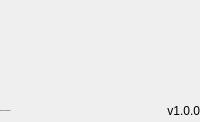
        <widget class="QFrame" name="contentBox">
         <property name="frameShape">
          <enum>QFrame::NoFrame</enum>
         </property>
         <property name="frameShadow">
          <enum>QFrame::Raised</enum>
         </property>
         <layout class="QVBoxLayout" name="verticalLayout_2">
          <property name="spacing">
           <number>0</number>
          </property>
          <property name="leftMargin">
           <number>0</number>
          </property>
          <property name="topMargin">
           <number>0</number>
          </property>
          <property name="rightMargin">
           <number>0</number>
          </property>
          <property name="bottomMargin">
           <number>0</number>
          </property>
          <item>
           <widget class="QFrame" name="contentTopBg">
            <property name="minimumSize">
             <size>
              <width>0</width>
              <height>60</height>
             </size>
            </property>
            <property name="maximumSize">
             <size>
              <width>16777215</width>
              <height>60</height>
             </size>
            </property>
            <property name="frameShape">
             <enum>QFrame::NoFrame</enum>
            </property>
            <property name="frameShadow">
             <enum>QFrame::Raised</enum>
            </property>
            <layout class="QHBoxLayout" name="horizontalLayout">
             <property name="spacing">
              <number>0</number>
             </property>
             <property name="leftMargin">
              <number>0</number>
             </property>
             <property name="topMargin">
              <number>0</number>
             </property>
             <property name="rightMargin">
              <number>10</number>
             </property>
             <property name="bottomMargin">
              <number>0</number>
             </property>
             <item>
              <widget class="QFrame" name="titleBox">
               <property name="sizePolicy">
                <sizepolicy hsizetype="Expanding" vsizetype="Preferred">
                 <horstretch>0</horstretch>
                 <verstretch>0</verstretch>
                </sizepolicy>
               </property>
               <property name="frameShape">
                <enum>QFrame::NoFrame</enum>
               </property>
               <property name="frameShadow">
                <enum>QFrame::Raised</enum>
               </property>
               <layout class="QHBoxLayout" name="horizontalLayout_3">
                <property name="spacing">
                 <number>0</number>
                </property>
                <property name="leftMargin">
                 <number>0</number>
                </property>
                <property name="topMargin">
                 <number>0</number>
                </property>
                <property name="rightMargin">
                 <number>0</number>
                </property>
                <property name="bottomMargin">
                 <number>0</number>
                </property>
                <item>
                 <layout class="QHBoxLayout" name="titleContainer">
                  <property name="spacing">
                   <number>6</number>
                  </property>
                 </layout>
                </item>
               </layout>
              </widget>
             </item>
            </layout>
           </widget>
          </item>
          <item>
           <widget class="QFrame" name="contentBottom">
            <property name="frameShape">
             <enum>QFrame::NoFrame</enum>
            </property>
            <property name="frameShadow">
             <enum>QFrame::Raised</enum>
            </property>
            <layout class="QVBoxLayout" name="verticalLayout_6">
             <property name="spacing">
              <number>0</number>
             </property>
             <property name="leftMargin">
              <number>0</number>
             </property>
             <property name="topMargin">
              <number>0</number>
             </property>
             <property name="rightMargin">
              <number>0</number>
             </property>
             <property name="bottomMargin">
              <number>0</number>
             </property>
             <item>
              <widget class="QFrame" name="content">
               <property name="frameShape">
                <enum>QFrame::NoFrame</enum>
               </property>
               <property name="frameShadow">
                <enum>QFrame::Raised</enum>
               </property>
               <layout class="QHBoxLayout" name="horizontalLayout_4">
                <property name="spacing">
                 <number>0</number>
                </property>
                <property name="leftMargin">
                 <number>0</number>
                </property>
                <property name="topMargin">
                 <number>0</number>
                </property>
                <property name="rightMargin">
                 <number>0</number>
                </property>
                <property name="bottomMargin">
                 <number>0</number>
                </property>
                <item>
                 <widget class="QFrame" name="pagesContainer">
                  <property name="styleSheet">
                   <string notr="true"/>
                  </property>
                  <property name="frameShape">
                   <enum>QFrame::NoFrame</enum>
                  </property>
                  <property name="frameShadow">
                   <enum>QFrame::Raised</enum>
                  </property>
                  <layout class="QVBoxLayout" name="verticalLayout_15">
                   <property name="spacing">
                    <number>0</number>
                   </property>
                   <property name="leftMargin">
                    <number>10</number>
                   </property>
                   <property name="topMargin">
                    <number>10</number>
                   </property>
                   <property name="rightMargin">
                    <number>10</number>
                   </property>
                   <property name="bottomMargin">
                    <number>10</number>
                   </property>
                   <item>
                    <widget class="QStackedWidget" name="stackedWidget">
                     <property name="sizePolicy">
                      <sizepolicy hsizetype="Preferred" vsizetype="Preferred">
                       <horstretch>0</horstretch>
                       <verstretch>0</verstretch>
                      </sizepolicy>
                     </property>
                     <property name="minimumSize">
                      <size>
                       <width>0</width>
                       <height>0</height>
                      </size>
                     </property>
                     <property name="styleSheet">
                      <string notr="true">background: transparent;</string>
                     </property>
                     <property name="locale">
                      <locale language="Divehi" country="Maldives"/>
                     </property>
                     <property name="currentIndex">
                      <number>0</number>
                     </property>
                     <widget class="QWidget" name="Tabulation">
                      <property name="styleSheet">
                       <string notr="true"/>
                      </property>
                      <layout class="QVBoxLayout" name="verticalLayout_16">
                       <item>
                        <layout class="QVBoxLayout" name="TableContainer"/>
                       </item>
                      </layout>
                     </widget>
                     <widget class="QWidget" name="Compilation">
                      <property name="styleSheet">
                       <string notr="true">b</string>
                      </property>
                      <layout class="QVBoxLayout" name="verticalLayout">
                       <property name="spacing">
                        <number>10</number>
                       </property>
                       <property name="leftMargin">
                        <number>10</number>
                       </property>
                       <property name="topMargin">
                        <number>10</number>
                       </property>
                       <property name="rightMargin">
                        <number>10</number>
                       </property>
                       <property name="bottomMargin">
                        <number>10</number>
                       </property>
                      </layout>
                     </widget>
                     <widget class="QWidget" name="Segregation">
                      <layout class="QVBoxLayout" name="verticalLayout_20">
                       <item>
                        <layout class="QVBoxLayout" name="SegregationLayout"/>
                       </item>
                      </layout>
                     </widget>
                     <widget class="QWidget" name="Formatting"/>
                    </widget>
                   </item>
                  </layout>
                 </widget>
                </item>
                <item>
                 <widget class="QFrame" name="extraRightBox">
                  <property name="minimumSize">
                   <size>
                    <width>0</width>
                    <height>0</height>
                   </size>
                  </property>
                  <property name="maximumSize">
                   <size>
                    <width>0</width>
                    <height>16777215</height>
                   </size>
                  </property>
                  <property name="frameShape">
                   <enum>QFrame::NoFrame</enum>
                  </property>
                  <property name="frameShadow">
                   <enum>QFrame::Raised</enum>
                  </property>
                  <layout class="QVBoxLayout" name="verticalLayout_7">
                   <property name="spacing">
                    <number>0</number>
                   </property>
                   <property name="leftMargin">
                    <number>0</number>
                   </property>
                   <property name="topMargin">
                    <number>0</number>
                   </property>
                   <property name="rightMargin">
                    <number>0</number>
                   </property>
                   <property name="bottomMargin">
                    <number>0</number>
                   </property>
                   <item>
                    <widget class="QFrame" name="contentSettings">
                     <property name="frameShape">
                      <enum>QFrame::NoFrame</enum>
                     </property>
                     <property name="frameShadow">
                      <enum>QFrame::Raised</enum>
                     </property>
                     <layout class="QVBoxLayout" name="verticalLayout_13">
                      <property name="spacing">
                       <number>0</number>
                      </property>
                      <property name="leftMargin">
                       <number>0</number>
                      </property>
                      <property name="topMargin">
                       <number>0</number>
                      </property>
                      <property name="rightMargin">
                       <number>0</number>
                      </property>
                      <property name="bottomMargin">
                       <number>0</number>
                      </property>
                      <item alignment="Qt::AlignTop">
                       <widget class="QFrame" name="topMenus">
                        <property name="frameShape">
                         <enum>QFrame::NoFrame</enum>
                        </property>
                        <property name="frameShadow">
                         <enum>QFrame::Raised</enum>
                        </property>
                        <layout class="QVBoxLayout" name="verticalLayout_14">
                         <property name="spacing">
                          <number>0</number>
                         </property>
                         <property name="leftMargin">
                          <number>0</number>
                         </property>
                         <property name="topMargin">
                          <number>0</number>
                         </property>
                         <property name="rightMargin">
                          <number>0</number>
                         </property>
                         <property name="bottomMargin">
                          <number>0</number>
                         </property>
                        </layout>
                       </widget>
                      </item>
                     </layout>
                    </widget>
                   </item>
                  </layout>
                 </widget>
                </item>
               </layout>
              </widget>
             </item>
             <item>
              <widget class="QFrame" name="bottomBar">
               <property name="minimumSize">
                <size>
                 <width>0</width>
                 <height>22</height>
                </size>
               </property>
               <property name="maximumSize">
                <size>
                 <width>16777215</width>
                 <height>22</height>
                </size>
               </property>
               <property name="frameShape">
                <enum>QFrame::NoFrame</enum>
               </property>
               <property name="frameShadow">
                <enum>QFrame::Raised</enum>
               </property>
               <layout class="QGridLayout" name="gridLayout_3">
                <property name="leftMargin">
                 <number>0</number>
                </property>
                <property name="topMargin">
                 <number>0</number>
                </property>
                <property name="rightMargin">
                 <number>0</number>
                </property>
                <property name="bottomMargin">
                 <number>0</number>
                </property>
                <item row="0" column="0">
                 <widget class="QLabel" name="creditsLabel">
                  <property name="maximumSize">
                   <size>
                    <width>16777215</width>
                    <height>16</height>
                   </size>
                  </property>
                  <property name="font">
                   <font>
                    <family>Segoe UI</family>
                    <pointsize>-1</pointsize>
                    <italic>false</italic>
                    <bold>false</bold>
                   </font>
                  </property>
                  <property name="text">
                   <string>ORTEC ENGINEERING</string>
                  </property>
                  <property name="alignment">
                   <set>Qt::AlignLeading|Qt::AlignLeft|Qt::AlignVCenter</set>
                  </property>
                 </widget>
                </item>
                <item row="0" column="1">
                 <widget class="QLabel" name="version">
                  <property name="text">
                   <string>v1.0.0</string>
                  </property>
                  <property name="alignment">
                   <set>Qt::AlignRight|Qt::AlignTrailing|Qt::AlignVCenter</set>
                  </property>
                 </widget>
                </item>
               </layout>
              </widget>
             </item>
            </layout>
           </widget>
          </item>
         </layout>
        </widget>
